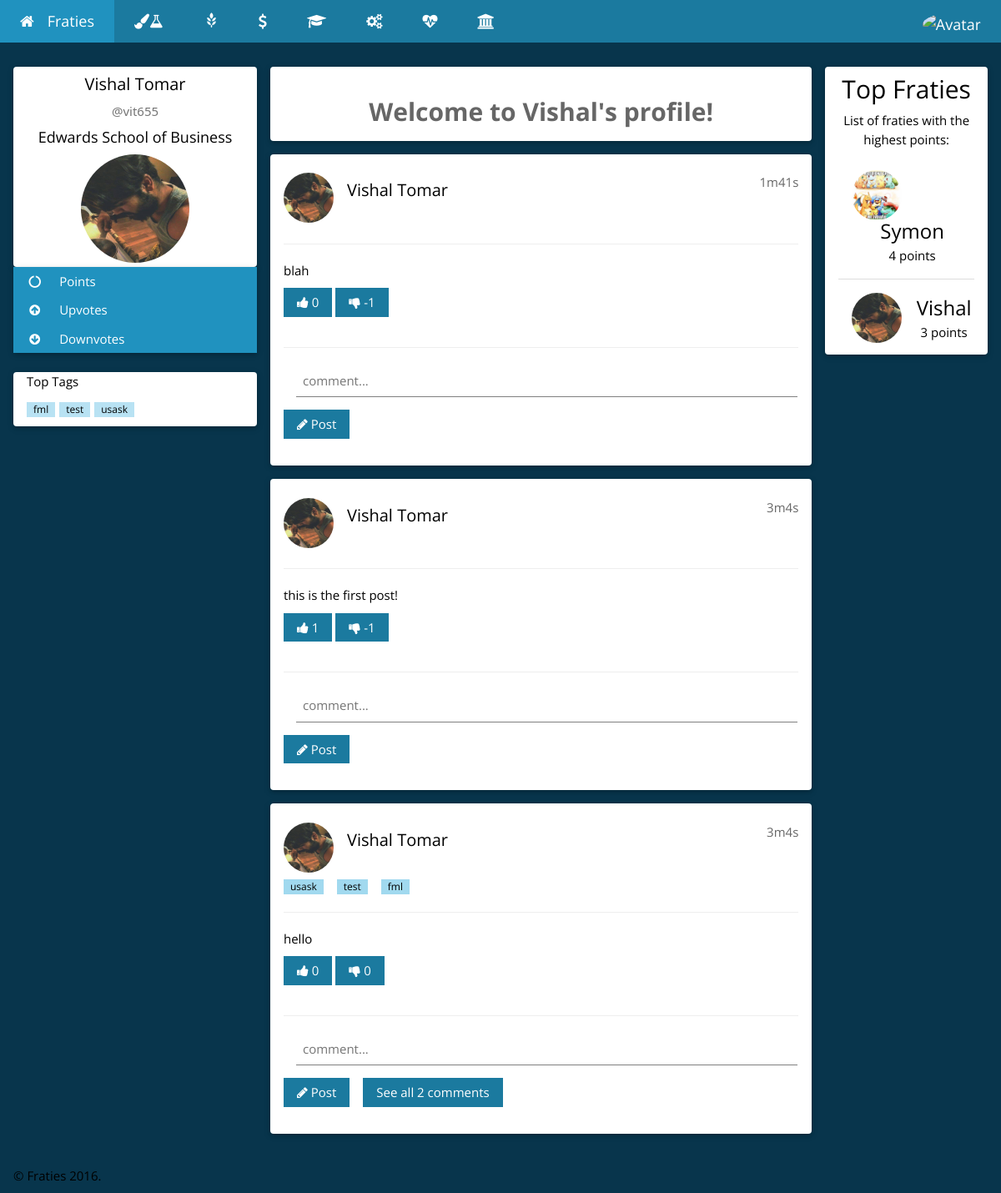
/profile.php?nsid=vit655, run on the app's committed database.
### tables this page shows
CREATE TABLE `users` (
  `userID` int(254) UNSIGNED NOT NULL,
  `userNSID` varchar(100) NOT NULL,
  `userPassword` varchar(100) NOT NULL,
  `userFirstName` varchar(500) NOT NULL,
  `userLastName` varchar(500) NOT NULL,
  `userCollege` varchar(500) NOT NULL,
  `userImagePath` varchar(1000) NOT NULL,
  `userPoints` int(254) NOT NULL DEFAULT '0',
  `userUpvotes` int(254) NOT NULL DEFAULT '0',
  `userDownvotes` int(254) NOT NULL DEFAULT '0',
  `userActive` tinyint(1) NOT NULL DEFAULT '0'
);

CREATE TABLE `posts` (
  `postID` int(254) UNSIGNED NOT NULL,
  `userNSID` varchar(100) NOT NULL,
  `userCollege` varchar(500) NOT NULL,
  `postText` varchar(150) NOT NULL,
  `postUpVotes` int(254) NOT NULL DEFAULT '0',
  `postDownVotes` int(254) NOT NULL DEFAULT '0',
  `postComments` int(254) NOT NULL DEFAULT '0',
  `postTime` timestamp NOT NULL DEFAULT CURRENT_TIMESTAMP ON UPDATE CURRENT_TIMESTAMP
);

CREATE TABLE `tags` (
  `tagID` int(254) UNSIGNED NOT NULL,
  `postID` int(254) UNSIGNED NOT NULL,
  `tagText` varchar(150) NOT NULL
);

### Login/Controller/userClass.php (called while the page is built, shortened)
<?php
    function displayUserDB(){
        $connection = connect();
        $query = "SELECT * ";
        $query .= "FROM `users` ";
        $query .= "ORDER BY userPoints DESC";
        $result = mysqli_query($connection, $query);
        if (mysqli_num_rows($result) > 0) {
            return $result;
        } else {
            return false;
        }
    }
    function getFirstName($nsid){
        $connection = connect();
        $nsid = mysqli_real_escape_string($connection, $nsid);
        $query = "SELECT * ";
        $query .= "FROM `users` ";
        $query .= "WHERE `userNSID` = '$nsid' ";
        $result = mysqli_query($connection, $query);
        if (mysqli_num_rows($result) == 1) {
            while($row = mysqli_fetch_assoc($result)) {
                return $row["userFirstName"];
            }
        } else if(mysqli_num_rows($result) > 1){
            return false;
        } else {
            return false;
        }
    }
    function getLastName($nsid){
        $connection = connect();
        $nsid = mysqli_real_escape_string($connection, $nsid);
        $query = "SELECT * ";
        $query .= "FROM `users` ";
        $query .= "WHERE `userNSID` = '$nsid' ";
        $result = mysqli_query($connection, $query);
        if (mysqli_num_rows($result) == 1) {
            while($row = mysqli_fetch_assoc($result)) {
                return $row["userLastName"];
            }
        } else if(mysqli_num_rows($result) > 1){
            return false;
        } else {
            return false;
        }
    }
    function getImagePath($nsid){
        $connection = connect();
        $nsid = mysqli_real_escape_string($connection, $nsid);
        $query = "SELECT * ";
        $query .= "FROM `users` ";
        $query .= "WHERE `userNSID` = '$nsid' ";
        $result = mysqli_query($connection, $query);
        if (mysqli_num_rows($result) == 1) {
            while($row = mysqli_fetch_assoc($result)) {
                return $row["userImagePath"];
            }
        } else if(mysqli_num_rows($result) > 1){
            return false;
        } else {
            return false;
        }
    }
    function getCollege($nsid){
        $connection = connect();
        $nsid = mysqli_real_escape_string($connection, $nsid);
        $query = "SELECT * ";
        $query .= "FROM `users` ";
        $query .= "WHERE `userNSID` = '$nsid' ";
        $result = mysqli_query($connection, $query);
        if (mysqli_num_rows($result) == 1) {
            while($row = mysqli_fetch_assoc($result)) {
                return $row["userCollege"];
            }
        } else if(mysqli_num_rows($result) > 1){
            return false;
        } else {
            return false;
        }
    }
?>

### Post/Controller/postClass.php (called while the page is built, shortened)
<?php
    function displayPostsOfID($nsid){
        $connection = connect();
        $query = "SELECT * FROM `posts`";
        $query .= "WHERE `userNSID` = '$nsid' ";
        $query .= "ORDER BY `postTime` DESC";
        $result = mysqli_query($connection, $query);
        if (mysqli_num_rows($result) > 0) {
            return $result;
        } else {
            return false;
        }
}
    function secondsToString($secs){
    $bit = array(
        'y' => $secs / 31556926 % 12,
        'w' => $secs / 604800 % 52,
        'd' => $secs / 86400 % 7,
        'h' => $secs / 3600 % 24,
        'm' => $secs / 60 % 60,
        's' => $secs % 60
        );
    foreach($bit as $k => $v)
        if($v > 0)$ret[] = $v . $k;
    return join('', $ret);
}
?>

### profile.php (the view, shortened to what this page needs)
<?php
    require_once 'Login/Controller/userClass.php';
    require_once 'Post/Controller/postClass.php';
    require_once 'Post/Controller/postTag.php';
    if (isset($_GET['nsid'])) {
      $NSID = $_GET['nsid'];
    } else {
      $NSID = $_SESSION["userNSID"];
    }
    if(getUserActiveStatus($NSID)==1){
        $FirstName = getFirstName($NSID);
        $LastName = getLastName($NSID);
        $ImagePath = getImagePath($NSID);
        $userImagePath = getImagePath($_SESSION["userNSID"]);
        $College = getCollege($NSID);
    } else {
        header('Location: index.php');
        exit;
    }
?>
<!DOCTYPE html>
<html>
<head>
   <link rel="stylesheet" href="https://maxcdn.bootstrapcdn.com/bootstrap/3.3.7/css/bootstrap.min.css">
    <link rel="stylesheet" href="CSS/homeTheme.css">
    <link rel="stylesheet" href="https://cdnjs.cloudflare.com/ajax/libs/font-awesome/4.6.3/css/font-awesome.min.css">
</head>
<body class="w3-theme-l5">
<div class="w3-top">
 <ul class="w3-navbar w3-theme-d5 w3-left-align w3-large">
  <li><a href="home.php" title="Go home!" class="w3-padding-large w3-theme-d4"><i class="fa fa-home w3-margin-right"></i>Fraties</a></li>
  <li class="w3-hide-small"><a href="Arts&Science.php" class="w3-padding-large w3-hover-white" title="Arts & Science"><i class="fa fa-paint-brush"></i><i class="fa fa-flask"></i></a></li>
  <li class="w3-hide-small"><a href="Agriculture.php" class="w3-padding-large w3-hover-white" title="Agriculture and Bioresources"><i class="glyphicon glyphicon-grain"></i></a></li>
<li class="w3-hide-small"><a href="ESB.php" class="w3-padding-large w3-hover-white" title="Edwards School of Business"><i class="fa fa-usd"></i></a></li>
<li class="w3-hide-small"><a href="Education.php" class="w3-padding-large w3-hover-white" title="Education"><i class="fa fa-graduation-cap"></i></a></li>
<li class="w3-hide-small"><a href="Engineering.php" class="w3-padding-large w3-hover-white" title="Engineering"><i class="fa fa-cogs"></i></a></li>
<li class="w3-hide-small"><a href="Kinesiology.php" class="w3-padding-large w3-hover-white" title="Kinesiology"><i class="fa fa-heartbeat"></i></a></li>
<li class="w3-hide-small"><a href="STM.php" class="w3-padding-large w3-hover-white" title="St. Thomas More"><i class="fa fa-university"></i></a></li>
  <li class="w3-dropdown-hover w3-hide-small w3-right">
      <div class="w3-padding-large w3-hover-white" title="My Account">
          <img src='<?php echo $userImagePath; ?>' class="w3-circle" style="height:25px;width:25px" alt="Avatar">
      </div>
  </li>
 </ul>
</div>
<div class="w3-container w3-content" style="max-width:1400px;margin-top:80px">
  <div class="w3-row">
    <div class="w3-col m3">
      <div class="w3-card-2 w3-round w3-white">
        <div class="w3-container">
         <h4 class="w3-center"><?php echo $FirstName." ".$LastName; ?></h4>
         <p class="w3-center w3-text-grey w3-slim">@<?php echo $NSID; ?></p>
         <h5 class="w3-center"><?php echo $College; ?></h5>
         <p class="w3-center"><img src='<?php echo $ImagePath; ?>' class="w3-circle" style="height:130px;width:130px" alt="Avatar"></p>
        </div>
      </div>
      <div class="w3-card-2 w3-round">
        <div class="w3-accordion w3-white">
          <button title="Your total points" onclick="myFunction('Demo1')" class="w3-btn-block w3-theme-d4 w3-left-align"><i class="fa fa-circle-o-notch fa-fw w3-margin-right"></i> Points</button>
          <button title="Upvotes recieved" onclick="myFunction('Demo2')" class="w3-btn-block w3-theme-d4 w3-left-align"><i class="fa fa-arrow-circle-up  fa-fw w3-margin-right"></i> Upvotes</button>
          <button title="Downvotes recieved" onclick="myFunction('Demo3')" class="w3-btn-block w3-theme-d4 w3-left-align"><i class="fa fa-arrow-circle-down  fa-fw w3-margin-right"></i> Downvotes</button>
        </div>
      </div>
      <br>
      <div class="w3-card-2 w3-round w3-white w3-hide-small">
        <div class="w3-container">
          <p>Top Tags</p>
          <p>
            <?php echo getTopTags(); ?>
          </p>
        </div>
      </div>
      <br>
    </div>
    <div class="w3-col m7">
      <div class="w3-row-padding">
        <div class="w3-col m12">
          <div class="w3-card-2 w3-round w3-white">
            <div class="w3-container w3-center w3-padding"><br>
            <?php
              if (isset($_GET['nsid'])) {
                $title = $FirstName.'\'s';
              } else {
                $title = 'your';
              }
            ?>
            <label class="w3-opacity" style="font-size: 2em;">Welcome to <?php echo $title; ?> profile!</label>
            </div>
          </div>
        </div>
      </div>
<?php
$result = displayPostsOfID($NSID);
while($row = mysqli_fetch_assoc($result)) {
    $postID = $row["postID"];
    $postNsid = $row["userNSID"];
    $postText = $row["postText"];
    $postUpVotes = " ".$row["postUpVotes"];
    $postDownVotes = " ".$row["postDownVotes"];
    $postCommentCount = " ".$row["postComments"];
    $nowtime = date(time());
    $postTime = strtotime($row["postTime"]);
        echo "<div class='w3-container w3-card-2 w3-white w3-round w3-margin'><br>";
        echo "<img src='".getImagePath($postNsid)."' alt='Avatar' class='w3-left w3-circle w3-margin-right' style='width:60px; height:60px;'>";
        echo "<span class='w3-right w3-opacity'>".secondsToString($nowtime-$postTime)."</span>";
        echo "<h4>";
            echo "<a href=profile.php?nsid=".$postNsid.">".getFirstName($postNsid)." ".getLastName($postNsid)."</a>";
        echo "</h4><br>";
        echo "<p>";
          echo getTags($postID);
        echo "</p>";
        echo "<hr class='w3-clear'>";
        echo "<p>";
            echo $postText;
        echo "</p>";
            echo "<button type='submit' onclick='upVote(this)' value='".$postID."' class='upvote w3-btn w3-theme-d5 w3-margin-bottom'><i class='fa fa-thumbs-up'></i><span id='up".$postID."'>".$postUpVotes."</span></button> ";
            echo "<button type='submit' onclick='downVote(this)' value='".$postID."' class='downvote w3-btn w3-theme-d5 w3-margin-bottom'><i class='fa fa-thumbs-down'></i><span id='down".$postID."'>".$postDownVotes."</span></button> ";
            echo "<hr class='w3-clear'>";
            echo "<div class='w3-margin-right'><input id='comment".$postID."' placeholder='comment...' class='w3-input' name='comment' type='text' required></div>";
            echo "<button type='submit' onclick='comment(this)' value='".$postID."' class='w3-btn w3-theme-d5 w3-margin-bottom'><i class='fa fa-pencil'></i> Post</button>";
              echo "<button id='count".$postID."' onclick='commentList(this)' value='".$postID."' class='w3-btn w3-theme-d5 w3-margin-bottom w3-margin-left'".(($postCommentCount==0)?'style="display:none;"':'')."'>See all ".$postCommentCount." comments</button>";
        echo "</div>";
}
?>
    </div>
    <div class="w3-col m2">
      <div class="w3-card-2 w3-round w3-white w3-center">
        <div class="w3-container">
          <h2>Top Fraties</h2>
          <p>List of fraties with the highest points:</p>
          <ul class="w3-ul">
<?php
$leaders = displayUserDB();
while($row = mysqli_fetch_assoc($leaders)) {
    $imagePath = $row["userImagePath"];
    $points = $row["userPoints"];
    $name = $row["userFirstName"];
    $nsid = $row["userNSID"];
            echo "<li class='w3-padding-16'>";
              echo "<img src='{$imagePath}' class='w3-left w3-circle w3-margin-right' style='width:60px; height:60px;'>";
              echo "<span class='w3-xlarge'><a href='profile.php?nsid={$nsid}'>{$name}</a></span><br>";
              echo "<span>{$points} points</span>";
            echo "</li>";
}
?>
          </ul>
        </div>
      </div>
      <br>
    </div>
  </div>
</div>
<br>
<footer class="w3-container">
  <p>&copy; Fraties <?php echo date("Y");?>.</p>
</footer>
</body>
</html>

### Post/Controller/postTag.php (shortened to what this page needs)
<?php
    function getTags($postID) {
        $connection = connect();
        $postID = mysqli_real_escape_string($connection, $postID);
        $query = "SELECT * ";
        $query .= "FROM `tags` ";
        $query .= "WHERE `postID` = '$postID' ";
        $result = mysqli_query($connection, $query);
        if (mysqli_num_rows($result) > 0) {
            while($row = mysqli_fetch_assoc($result)) {
                $tags .= '<span class="w3-tag w3-small w3-theme-l1 w3-margin-right"><a href="tag.php?tag='.$row["tagText"].'">'.$row["tagText"].'</a></span>';
            }
            return $tags;
        } else {
            return false;
        }
    }
    function getTopTags() {
        $connection = connect();
        $query = "SELECT `tagText` ";
        $query .= "FROM `tags` ";
        $query .= "GROUP BY `tagText`";
        $query .= "ORDER BY COUNT(*) DESC LIMIT 10";
        $result = mysqli_query($connection, $query);
        if (mysqli_num_rows($result) > 0) {
            while($row = mysqli_fetch_assoc($result)) {
                $topTags .= '<span class="w3-tag w3-small w3-theme-l2" style="margin-right:5px;"><a href="tag.php?tag='.$row["tagText"].'">'.$row["tagText"].'</a></span>';
            }
            return $topTags;
        } else {
            return false;
        }
    }
?>

### profile.php (style rules this page uses)
html,body,h1,h2,h3,h4,h5 { font-family: "Open Sans", sans-serif }

### data on the page
users: userFirstName "Vishal", userLastName "Tomar", userCollege "Edwards School of Business", userImagePath (picture), userFirstName "Vishal's", userPoints "3"
posts: userNSID.userImagePath (picture), secondsToString($nowtime-$postTime) "1m41s", userNSID.userFirstName "Vishal", userNSID.userLastName "Tomar", postText "blah", $postID 28 (drawn), postUpVotes "0", postDownVotes "-1"
posts: userNSID.userImagePath (picture), secondsToString($nowtime-$postTime) "3m4s", userNSID.userFirstName "Vishal", userNSID.userLastName "Tomar", postText "this is the first post!", $postID 18 (drawn), postUpVotes "1", postDownVotes "-1"
posts: userNSID.userImagePath (picture), secondsToString($nowtime-$postTime) "3m4s", userNSID.userFirstName "Vishal", userNSID.userLastName "Tomar", postText "hello", $postID 27 (drawn), postUpVotes "0", postDownVotes "0", postComments "2"
tags: tagText "usask"
tags: tagText "test"
tags: tagText "fml"
users: userImagePath (picture), userFirstName "Symon", userPoints "4"

### other printed values
$NSID "vit655"
$row["tagText"] "fml"
$row["tagText"] "test"
$row["tagText"] "usask"
